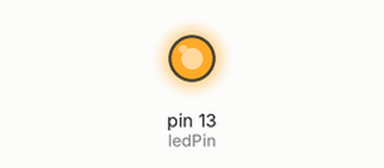
This sketch was run on a simulated Arduino Uno, built with avr-gcc and run on an emulated ATmega328P. On the bench: output pins drawn as LEDs (lit = HIGH). Sleep ends after the set time or at an interrupt.

Above: at 1.5 s.
At 4.5 s:
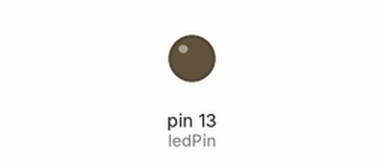
Timing chart, 0 to 7.9 s (numbered marks = the images above):
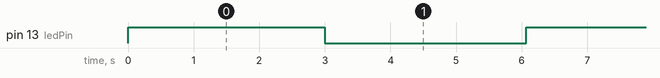

Measured:
- by itself, pin 13 (ledPin): alternates HIGH for 3.0 s and LOW for 3.1 s

The sketch:

relay_device.ino
```cpp
#include <avr/sleep.h>
#include <avr/wdt.h>

const int ledPin = 13;       // Built-in LED pin to indicate wake state
const unsigned long sleepTimeMs = 3000;  // Sleep time in milliseconds

volatile bool watchdogInterruptTriggered = false;

void setup() {
  pinMode(ledPin, OUTPUT);    // Set LED pin as output
  wdt_disable();              // Disable Watchdog Timer at startup
}

void loop() {
  // Wake up for 5 seconds
  digitalWrite(ledPin, HIGH); // Turn on LED to indicate wake state
  delay(3000);                // Keep the Arduino awake for 5 seconds

  // Sleep for a specified duration
  digitalWrite(ledPin, LOW);  // Turn off LED to indicate sleep state
  goToSleep(sleepTimeMs);     // Pass sleep time in milliseconds
}

void goToSleep(unsigned long sleepDuration) {
  unsigned long sleptTime = 0;

  while (sleptTime < sleepDuration) {
    // Set Watchdog Timer for a 1-second interval
    wdt_enable(WDTO_1S);
    WDTCSR |= (1 << WDIE);    // Enable Watchdog Interrupt mode

    // Set sleep mode to Power-down for low power consumption
    set_sleep_mode(SLEEP_MODE_PWR_DOWN);
    sleep_enable();           // Enable sleep mode

    // Enter sleep mode and wait for Watchdog Timer interrupt
    watchdogInterruptTriggered = false;
    sleep_cpu();

    // After waking up
    sleep_disable();
    wdt_disable();            // Disable the watchdog to avoid auto-resets

    // Check if watchdog interrupt triggered wakeup
    if (watchdogInterruptTriggered) {
      sleptTime += 1000;      // Increment slept time by 1 second (1000 ms)
    }
  }
}

// Watchdog Timer Interrupt Service Routine
ISR(WDT_vect) {
  watchdogInterruptTriggered = true; // Set flag to indicate WDT wake-up
}
```
